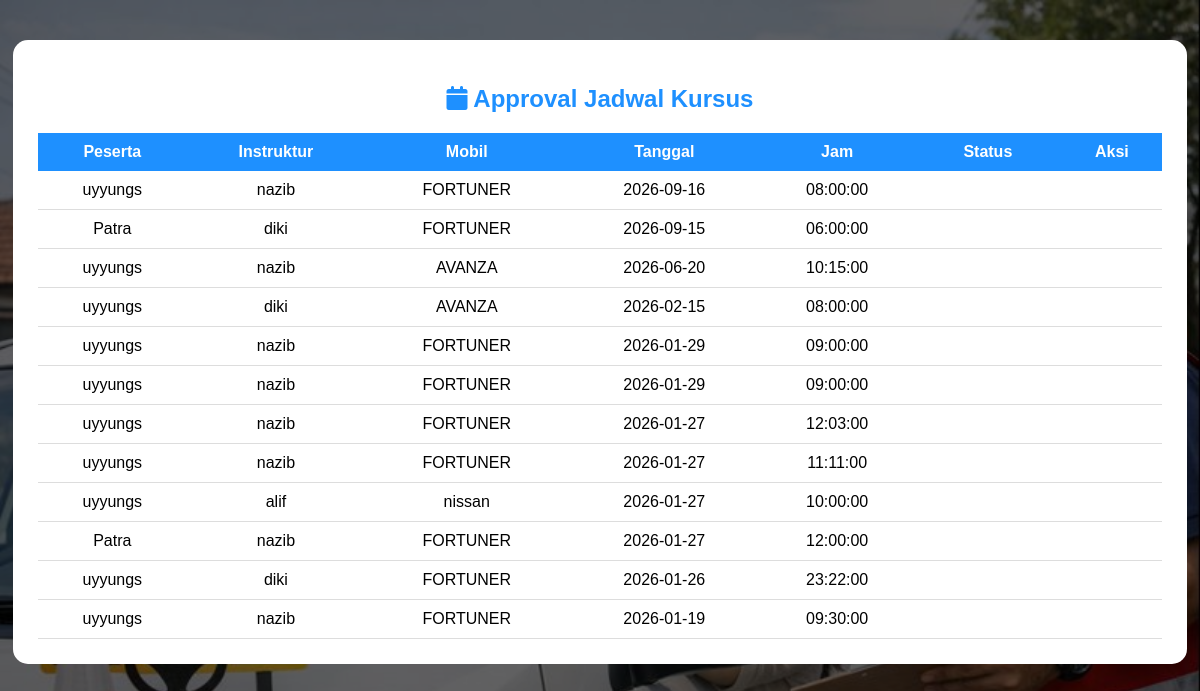
/Admin/jadwal.php (signed in), run on the app's committed database.
### tables this page shows
CREATE TABLE `jadwal` (
  `jadwal_id` int(11) NOT NULL,
  `peserta_id` int(11) NOT NULL,
  `instruktur_id` int(11) NOT NULL,
  `mobil_id` int(11) NOT NULL,
  `tanggal` date NOT NULL,
  `jam` time NOT NULL,
  `harga` int(11) NOT NULL,
  `status` enum('belum_bayar','lunas','selesai') DEFAULT 'belum_bayar',
  `approval` enum('pending','disetujui','ditolak','') NOT NULL DEFAULT 'pending'
);

CREATE TABLE `peserta` (
  `peserta_id` int(11) NOT NULL,
  `nama_peserta` varchar(100) NOT NULL,
  `username` varchar(50) NOT NULL,
  `password` varchar(100) NOT NULL,
  `no_hp` varchar(20) NOT NULL
);

CREATE TABLE `instruktur` (
  `instruktur_id` int(11) NOT NULL,
  `nama_instruktur` varchar(100) NOT NULL,
  `username` varchar(50) NOT NULL,
  `password` varchar(100) NOT NULL,
  `no_hp` varchar(20) NOT NULL,
  `keahlian` varchar(100) NOT NULL
);

CREATE TABLE `mobil` (
  `mobil_id` int(11) NOT NULL,
  `nama_mobil` varchar(50) NOT NULL,
  `tipe` varchar(50) NOT NULL,
  `transmisi` varchar(50) NOT NULL,
  `plat_nomor` varchar(50) NOT NULL,
  `status` varchar(50) NOT NULL,
  `foto` varchar(255) DEFAULT ''
);

### Admin/jadwal.php (the view, shortened to what this page needs)
<?php
include "../koneksi.php";
?>
<!DOCTYPE html>
<html>
<head>
<link rel="stylesheet" href="https://cdnjs.cloudflare.com/ajax/libs/font-awesome/6.5.0/css/all.min.css">
</head>
<body>
<div class="card">
<h2><i class="fa fa-calendar"></i> Approval Jadwal Kursus</h2>
<table>
<tr>
<th>Peserta</th>
<th>Instruktur</th>
<th>Mobil</th>
<th>Tanggal</th>
<th>Jam</th>
<th>Status</th>
<th>Aksi</th>
</tr>
<?php
$q=mysqli_query($koneksi,"
SELECT j.*, p.nama_peserta, i.nama_instruktur, m.nama_mobil
FROM jadwal j
JOIN peserta p ON j.peserta_id=p.peserta_id
JOIN instruktur i ON j.instruktur_id=i.instruktur_id
JOIN mobil m ON j.mobil_id=m.mobil_id
ORDER BY j.tanggal DESC
");
while($d=mysqli_fetch_assoc($q)){
?>
<tr>
<td><?= $d['nama_peserta'] ?></td>
<td><?= $d['nama_instruktur'] ?></td>
<td><?= $d['nama_mobil'] ?></td>
<td><?= $d['tanggal'] ?></td>
<td><?= $d['jam'] ?></td>
<td><span class="status <?= $d['status'] ?>"><?= $d['status'] ?></span></td>
<td>
</td>
</tr>
<?php } ?>
</table>
</div>
</body>
</html>

### Admin/jadwal.php (style rules this page uses)
body { font-family:Arial; background:linear-gradient(rgba(0,0,0,.6),rgba(0,0,0,.6)), url('../assets/img/bg_kursus.jpg') center/cover fixed; }
.card { background:white; width:95%; margin:40px auto; padding:25px; border-radius:15px; }
h2 { text-align:center;color:#1e90ff; }
table { width:100%;border-collapse:collapse; }
th { background:#1e90ff; color:white; padding:10px; }
td { padding:10px; text-align:center; border-bottom:1px solid #ddd; }
.status { padding:5px 10px; border-radius:6px; color:white; }

### data on the page
jadwal: peserta.nama_peserta "uyyungs", instruktur.nama_instruktur "nazib", mobil.nama_mobil "FORTUNER", tanggal "2026-09-16", jam "08:00:00"
jadwal: peserta.nama_peserta "Patra", instruktur.nama_instruktur "diki", mobil.nama_mobil "FORTUNER", tanggal "2026-09-15", jam "06:00:00"
jadwal: peserta.nama_peserta "uyyungs", instruktur.nama_instruktur "nazib", mobil.nama_mobil "AVANZA", tanggal "2026-06-20", jam "10:15:00"
jadwal: peserta.nama_peserta "uyyungs", instruktur.nama_instruktur "diki", mobil.nama_mobil "AVANZA", tanggal "2026-02-15", jam "08:00:00"
jadwal: peserta.nama_peserta "uyyungs", instruktur.nama_instruktur "nazib", mobil.nama_mobil "FORTUNER", tanggal "2026-01-29", jam "09:00:00"
jadwal: peserta.nama_peserta "uyyungs", instruktur.nama_instruktur "nazib", mobil.nama_mobil "FORTUNER", tanggal "2026-01-29", jam "09:00:00"
jadwal: peserta.nama_peserta "uyyungs", instruktur.nama_instruktur "nazib", mobil.nama_mobil "FORTUNER", tanggal "2026-01-27", jam "12:03:00"
jadwal: peserta.nama_peserta "uyyungs", instruktur.nama_instruktur "nazib", mobil.nama_mobil "FORTUNER", tanggal "2026-01-27", jam "11:11:00"
jadwal: peserta.nama_peserta "uyyungs", instruktur.nama_instruktur "alif", mobil.nama_mobil "nissan", tanggal "2026-01-27", jam "10:00:00"
jadwal: peserta.nama_peserta "Patra", instruktur.nama_instruktur "nazib", mobil.nama_mobil "FORTUNER", tanggal "2026-01-27", jam "12:00:00"
jadwal: peserta.nama_peserta "uyyungs", instruktur.nama_instruktur "diki", mobil.nama_mobil "FORTUNER", tanggal "2026-01-26", jam "23:22:00"
jadwal: peserta.nama_peserta "uyyungs", instruktur.nama_instruktur "nazib", mobil.nama_mobil "FORTUNER", tanggal "2026-01-19", jam "09:30:00"
